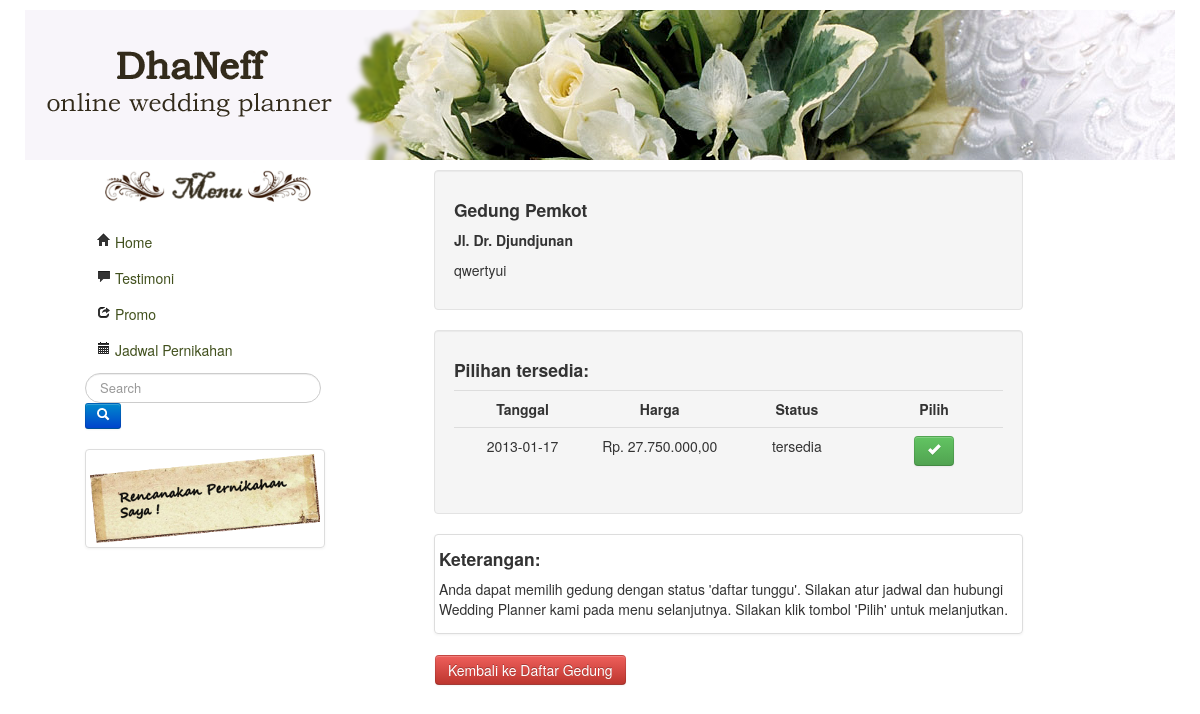
The page /view/view-pilihdetail.php?ged=4 on the database its author committed.
### tables this page shows
CREATE TABLE IF NOT EXISTS `gedung` (
  `id_gedung` int(11) NOT NULL AUTO_INCREMENT,
  `nama_gedung` varchar(50) DEFAULT NULL,
  `alamat` text,
  `id_kota` int(11) NOT NULL,
  `waktu` varchar(40) DEFAULT NULL,
  `keterangan` varchar(40) DEFAULT NULL,
  `deskripsi_gedung` text,
  `gambar_gedung` varchar(50) DEFAULT NULL,
  `kapasitas` int(4) DEFAULT NULL,
  `flag` tinyint(1) NOT NULL DEFAULT '1',
  PRIMARY KEY (`id_gedung`)
);

CREATE TABLE IF NOT EXISTS `gedung_detail` (
  `id_detail` int(11) NOT NULL AUTO_INCREMENT,
  `id_gedung` int(11) DEFAULT NULL,
  `tanggal` date DEFAULT NULL,
  `harga` decimal(10,0) DEFAULT NULL,
  `id_status` int(11) DEFAULT NULL,
  `flag` tinyint(1) DEFAULT NULL,
  PRIMARY KEY (`id_detail`)
);

CREATE TABLE IF NOT EXISTS `status` (
  `id_status` int(11) NOT NULL AUTO_INCREMENT,
  `status` varchar(40) NOT NULL,
  PRIMARY KEY (`id_status`)
);

### view/view-pilihdetail.php (the view, shortened to what this page needs)
<?php
include('../model/model-pesan.php');
include_once ('header.php');
echo "<div class='span7 offset1'>";
$obj=new Pesan("localhost","root","","wedding");
	if(isset($_REQUEST['ged'])){
		$obj->detail($_REQUEST['ged']);
	?>
<html>
	<body>
			<div class="well">
				<h4>Pilihan tersedia: </h4>
				<table class="table table-hover" width="100%" border="0">
					<tr>
						<th width="25%">Tanggal</th>
						<th width="25%">Harga</th>
						<th width="25%">Status</th>
						<th width="25%">Pilih</th>
					</tr>
					<?php foreach($obj->data as $val){
							extract($val);
							?>
								<tr align="center">
								<td><?php echo $tanggal; ?></td>
								<td><?php echo "Rp. ".number_format($harga,2,',','.'); ?></td>
								<td><?php echo $status; ?></td>
									<?php if($id_status==6){
										echo "<td> -Tidak  bisa dipilih- </td>";
											} else {?>
											<td><a href="view-pilihpaket.php?detail=<?php echo $id_detail; ?>" class="btn btn-success" rel="tooltip" title="Pilih"><i class="icon-ok icon-white" ></i></a>
											</td>
										<?php } ?>
					</tr>
					<?php }
				echo "</table>";
				}
				echo "</div>";
?>
<div class="thumbnail">
<h4>Keterangan: </h4>
<p>Anda dapat memilih gedung dengan status 'daftar tunggu'. Silakan atur jadwal dan hubungi Wedding Planner kami pada menu selanjutnya.
Silakan klik tombol 'Pilih' untuk melanjutkan.</p>
</div><br>
<table width="100%" border="0"><tr>
<td><a class="btn btn-danger" href="view-gedung.php">Kembali ke Daftar Gedung</a></td>
</tr></table>
		</body>
	</html>

### model/model-pesan.php (shortened to what this page needs)
<?php
class Pesan {
	public $mysqli;
	public $data;
	public function __construct($host,$username,$password,$db_name){
		$this->mysqli = new mysqli($host, $username, $password, $db_name);
	}
	public function detail($id){
		$query="SELECT d.id_detail, g.id_gedung, g.nama_gedung, g.gambar_gedung, g.deskripsi_gedung, d.tanggal, d.harga, s.id_status, s.status
		FROM gedung_detail d
		JOIN gedung g ON g.id_gedung = d.id_gedung
		JOIN STATUS s ON s.id_status = d.id_status
		WHERE g.id_gedung ='$id' && d.flag = 1
		ORDER BY d.id_status ASC
		LIMIT 0 , 30";
		$result= $this->mysqli->query($query);
		$query2="SELECT distinct g.nama_gedung, g.alamat, g.deskripsi_gedung
		from gedung g
		where g.id_gedung ='$id'";
		$result2=$this->mysqli->query($query2);
		$a=$result2->fetch_assoc();
		echo "<div class='well'>
			<h4>".$a['nama_gedung']."</h4>
			<h5>".$a['alamat']."</h5>
			<p>".$a['deskripsi_gedung']."</p>
			</div>
			";
		if($result){
			while($rows=$result->fetch_assoc()){
				$this->data[]=$rows;
			}
			return $this->data;
		}
	}
}

### rows shown on the page
gedung: nama_gedung "Gedung Pemkot", alamat "Jl. Dr. Djundjunan", deskripsi_gedung "qwertyui"
gedung_detail: tanggal "2013-01-17", harga "27.750.000,00", id_status.status "tersedia"
